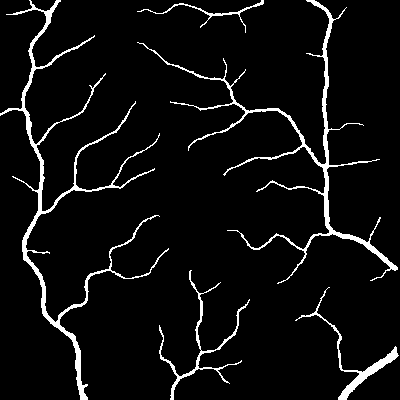
#> input picture datasets/LongSeq/OCTA_6M/test/gt/label (1).png, 400 x 400 px, found by its file name
$ python grayTorgb.py
#> lines starting #> are read from the running program, lines starting #| are printed output that depends on the picture; after the words box and inside, x2 and y2 are one past the last pixel; in counts of white or black regions, pixels touching at a corner belong together
import cv2
import numpy as np
from PIL import Image
import os

# 设置文件路径
file_path = 'D:/firefoxDownload/OCTAUM/OCTAUM_LastExp/OCT_6M_LS/UNTER/Dataset120_unetr_result/'
# image_file = os.path.join(file_path, 'label (29).png')  # 完整的图像文件路径/
image_file = os.path.join(file_path, 'label (1).png')

# 检查文件是否存在
if not os.path.exists(image_file):
    print(f"Error: File does not exist at path {image_file}")
else:
    # 尝试读取图像
    img_cv = cv2.imread(image_file)  # 这里不指定cv2.IMREAD_GRAYSCALE，因为后面要转换
#> img_cv is the input picture: shape (400, 400, 3); values 0 (black) and 1 (white), 5.6% white; 5 white regions, box (x1, y1, x2, y2) and area: (0, 0, 169, 400) 3690, (137, 0, 398, 284) 3199, (295, 287, 399, 400) 856, (159, 270, 250, 400) 834, (137, 0, 264, 33) 310
    # 检查图像是否成功加载
    if img_cv is None:
        print(f"Error: Failed to load image at path {image_file}")
    else:
        img_cv_gray = cv2.cvtColor(img_cv, cv2.COLOR_BGR2GRAY)  # 如果是彩色图像，则转换为灰度
        img_pil = Image.fromarray(img_cv_gray)
        img_array = np.array(img_pil)

        img_array[img_array != 0] = 255
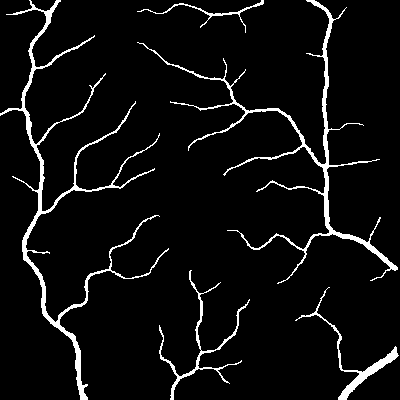
#> img_array: shape (400, 400); 5.6% white; 5 white regions, box (x1, y1, x2, y2) and area: (0, 0, 169, 400) 3690, (137, 0, 398, 284) 3199, (295, 287, 399, 400) 856, (159, 270, 250, 400) 834, (137, 0, 264, 33) 310
        img_binary = Image.fromarray(img_array.astype('uint8'))  # 确保类型正确
        # img_binary.show()  # 显示二值化后的图像（可选）

        # img_binary_path = os.path.join(file_path, 'labelnew (3).png')
        img_binary_path = os.path.join(file_path, 'labelnew (1).png')
        img_binary.save(img_binary_path)

$ run again, with datasets/LongSeq/OCTA_6M/test/gt/label (10).png copied over datasets/LongSeq/OCTA_6M/test/gt/label (1).png
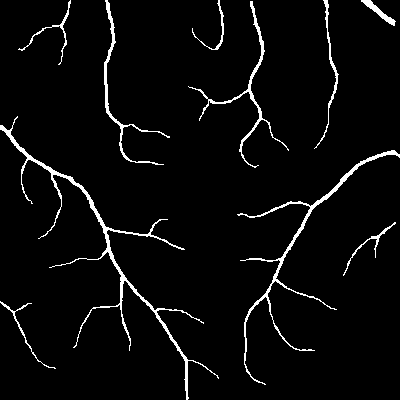
#> input picture datasets/LongSeq/OCTA_6M/test/gt/label (10).png, 400 x 400 px, found by its file name
#> img_cv is the input picture: shape (400, 400, 3); values 0 (black) and 1 (white), 3.9% white in thin lines or dots
#> `img_array[img_array != 0] = 255`:
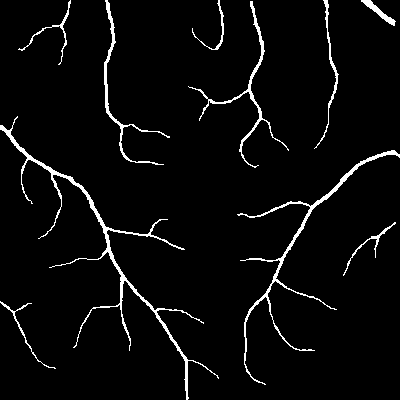
#> img_array: shape (400, 400); 3.9% white in thin lines or dots

$ run again, with datasets/LongSeq/OCTA_6M/test/gt/label (12).png copied over datasets/LongSeq/OCTA_6M/test/gt/label (1).png
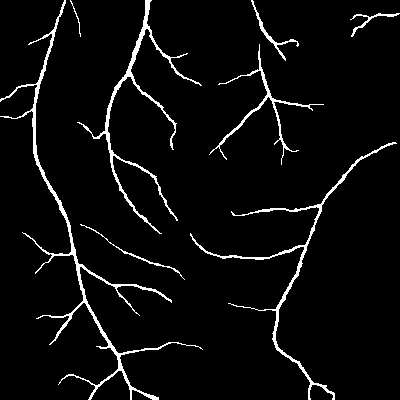
#> input picture datasets/LongSeq/OCTA_6M/test/gt/label (12).png, 400 x 400 px, found by its file name
#> img_cv is the input picture: shape (400, 400, 3); values 0 (black) and 1 (white), 4.5% white in thin lines or dots
#> `img_array[img_array != 0] = 255`:
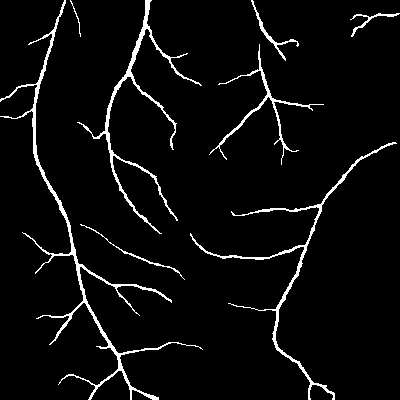
#> img_array: shape (400, 400); 4.5% white in thin lines or dots

$ run again, with datasets/LongSeq/OCTA_6M/test/gt/label (15).png copied over datasets/LongSeq/OCTA_6M/test/gt/label (1).png
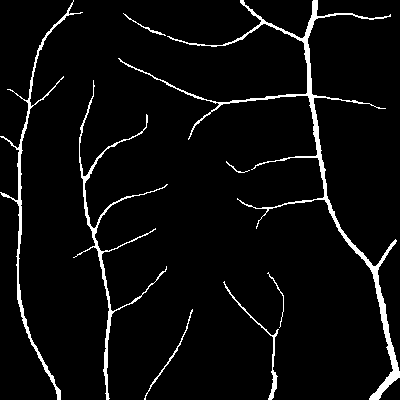
#> input picture datasets/LongSeq/OCTA_6M/test/gt/label (15).png, 400 x 400 px, found by its file name
#> img_cv is the input picture: shape (400, 400, 3); values 0 (black) and 1 (white), 4.6% white; 8 white regions, largest, box (x1, y1, x2, y2) and area: (118, 0, 400, 400) 3825, (73, 80, 168, 400) 1482, (0, 0, 83, 400) 1431
#> `img_array[img_array != 0] = 255`:
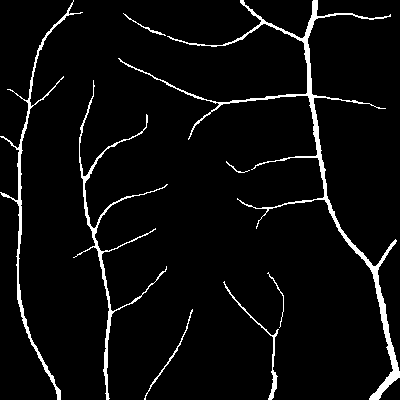
#> img_array: shape (400, 400); 4.6% white; 8 white regions, largest, box (x1, y1, x2, y2) and area: (118, 0, 400, 400) 3825, (73, 80, 168, 400) 1482, (0, 0, 83, 400) 1431
